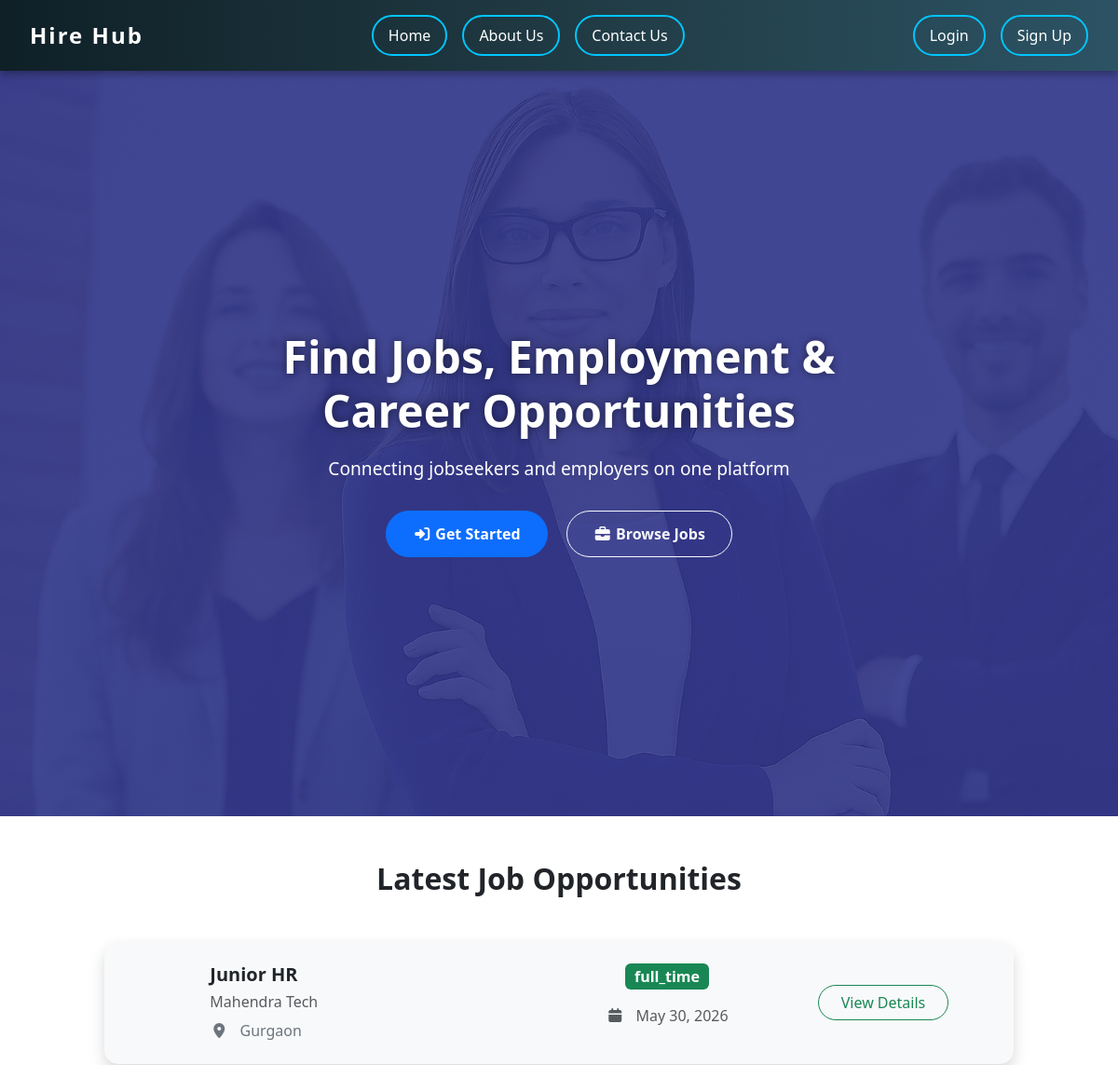
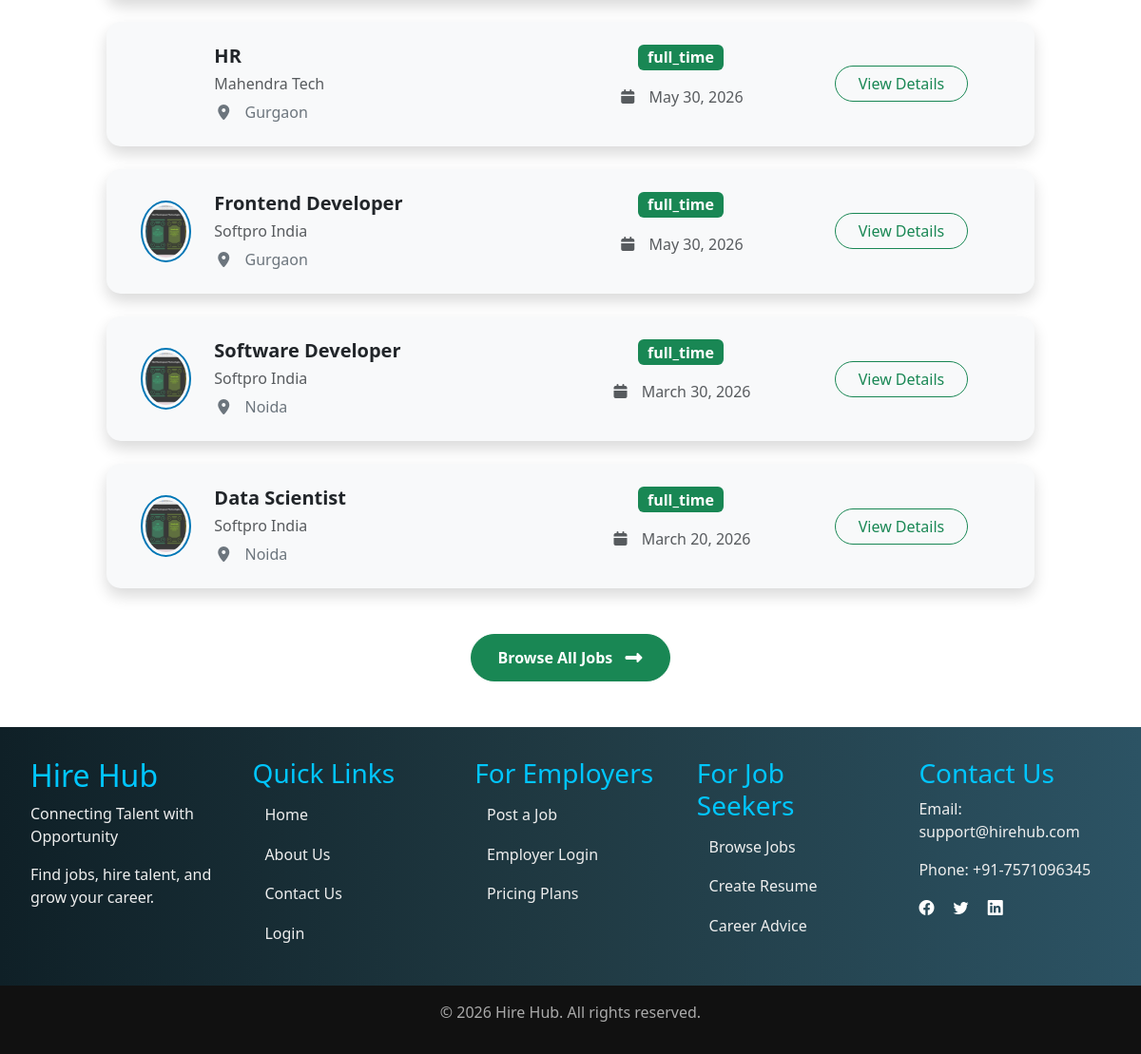
The page / on the database its author committed (2 pictures, top to bottom).
### mainapp/models.py (models this page shows, shortened)
class Job(models.Model):
    JOB_TYPE_CHOICES = (
        ('full_time', 'Full Time'),
        ('part_time', 'Part Time'),
        ('internship', 'Internship'),
        ('contract', 'Contract'),
    )
    employer = models.ForeignKey(Employer,on_delete=models.CASCADE,related_name="jobs")
    company = models.ForeignKey(Company, on_delete=models.CASCADE, related_name="jobs")
    category = models.ForeignKey(JobCategory, on_delete=models.CASCADE, related_name="jobs",null=True)
    title = models.CharField(max_length=200)
    description = models.TextField()
    job_type = models.CharField(max_length=20, choices=JOB_TYPE_CHOICES)
    salary = models.IntegerField(null=True, blank=True)
    location = models.CharField(max_length=200)
    skills_required = models.ManyToManyField(Skill, related_name="jobs")
    vacancy = models.IntegerField(default=1)
    deadline = models.DateField(null=True, blank=True)
    is_active = models.BooleanField(default=True)
    created_at = models.DateTimeField(auto_now_add=True)
    updated_at = models.DateTimeField(auto_now=True)

class Company(models.Model):
    company_name = models.CharField(max_length=200)
    contact_no = models.CharField(max_length=15)
    location = models.TextField()
    email = models.EmailField(null=True, blank=True)
    logo = models.ImageField(upload_to="company_logo/",blank=True,null=True)
    website = models.URLField(blank=True, null=True)
    industry = models.CharField(max_length=100 , help_text="Sector")
    established_at =models.DateField(null=True)
    details = models.TextField(null=True, blank=True, help_text="Company description")
    created_at = models.DateTimeField(auto_now_add=True)
    updated_at = models.DateTimeField(auto_now=True)

### mainapp/views.py (the view)
def index(request):
    newly_job = Job.objects.all().order_by('-created_at')[:5]
    for job in newly_job:
        if job.deadline < timezone.now().date():
            job.id_active = False
            job.save()
    userid = request.session.get('jsid') or request.session.get('empid')
    user = None
    if userid:
        obj = LoginInfo.objects.get(username=userid)
        if obj.usertype == "jobseeker":
            user = Jobseeker.objects.get(email=userid)
        elif obj.usertype == "employer":
            user = Employer.objects.get(email=userid)
    context = {
        'newly_job':newly_job,
        'user':user
    }
    return render(request, "mainapp/index.html",context)

### mainapp/templates/mainapp/index.html (shortened to what this page needs)
{% extends 'mainapp/base.html' %}
{% load static %}
{% block main %}
<div class="container-fluid p-0">
    <div class="row g-0">
        <section class="main1">
            <div class="overlay"></div>
            <div class="content">
                <h1>
                    Find Jobs, Employment & Career Opportunities
                </h1>
                <p>
                    Connecting jobseekers and employers on one platform
                </p>
                {% if request.user.is_authenticated %}
                    <a href="{% url 'jobseekerdash' %}"
                       class="btn btn-primary hero-btn me-3">
                        <i class="fa-solid fa-user"></i>
                        Dashboard
                    </a>
                {% else %}
                    <a href="{% url 'login' %}"
                       class="btn btn-primary hero-btn me-3">
                        <i class="fa-solid fa-right-to-bracket"></i>
                        Get Started
                    </a>
                {% endif %}
                <a href="{% url 'jobs' %}"
                   class="btn btn-outline-light hero-btn">
                    <i class="fa-solid fa-briefcase"></i>
                    Browse Jobs
                </a>
            </div>
        </section>
    </div>
</div>
<div class="row my-5">
    <div class="col-md-10 mx-auto">
        <h2 class="text-center fw-bold mb-5">
            Latest Job Opportunities
        </h2>
        {% for j in newly_job %}
        <div class="row job-card shadow px-4 py-4 mb-4 align-items-center animate-card">
            <div class="col-md-1 text-center mb-3 mb-md-0">
                {% if j.company.logo %}
                <img src="{{j.company.logo.url}}"
                     alt=""
                     class="img-fluid rounded-circle company-logo">
                {% endif %}
            </div>
            <div class="col-md-5">
                <h5 class="fw-bold text-dark">
                    {{j.title}}
                </h5>
                <h6 class="text-muted">
                    {{j.company.company_name}}
                </h6>
                <p class="text-secondary mb-0">
                    <i class="fa-solid fa-location-dot me-2"></i>
                    {{j.location}}
                </p>
            </div>
            <div class="col-md-3 text-center">
                <p>
                    <span class="badge bg-success fs-6">
                        {{j.job_type}}
                    </span>
                </p>
                <p class="text-muted">
                    <i class="fa-solid fa-calendar me-2"></i>
                    {{j.deadline}}
                </p>
            </div>
            <div class="col-md-3 text-center">
                <a href="{% url 'jobdetails' id=j.id %}"
                   class="btn btn-outline-success btn-hover rounded-pill px-4">
                    View Details
                </a>
            </div>
        </div>
        {% endfor %}
        <div class="text-center mt-5">
            <a href="{% url 'jobs' %}"
               class="btn btn-success btn-browse">
                Browse All Jobs
                <i class="fa-solid fa-right-long ms-2"></i>
            </a>
        </div>
    </div>
</div>
{% endblock %}

### mainapp/templates/mainapp/base.html (shortened to what this page needs)
{% load static %}
<!DOCTYPE html>
<html lang="en">
<head>
  <link rel="stylesheet" href="{% static 'mainapp/css/bootstrap.css' %}">
  <link rel="stylesheet" href="https://cdn.jsdelivr.net/npm/bootstrap-icons@1.13.1/font/bootstrap-icons.min.css">
  <link rel="stylesheet" href="https://cdnjs.cloudflare.com/ajax/libs/font-awesome/7.0.1/css/all.min.css" />
</head>
<body>
  <div class="container-fluid p-0 m-0">
      <div class="row">
        <nav class="navbar">
          <div class="logo">Hire Hub</div>
          <div class="nav-center">
            <a href="{% url 'index' %}">Home</a>
            <a href="{% url 'about' %}">About Us</a>
            <a href="{% url 'contact' %}">Contact Us</a>
          </div>
          <div class="nav-right">
            {% if user %}
            {% if user.user.employer %}
            <div class="dropdown"  style="z-index: 99999;">
              <button class="btn btn-secondary dropdown-toggle" type="button" data-bs-toggle="dropdown"
                aria-expanded="false">
                {% if user.picture %}
                <img src="{{user.picture.url}}" height="25px" width="25px" class="rounded-circle" alt="">
                {% else %}
                Na
                {% endif %}
                <span class="text-light fs-5 pe-3 fw-bold ps-2">{{user.first_name}}</span>
              </button>
              <ul class="dropdown-menu"  style="z-index: 99999 !important; background-color: rgb(42, 42, 85); margin: 10px;">
                <li><a class="dropdown-item" href="{% url 'empprofile' %}">Profile</a></li>
                <li><a class="dropdown-item" href="{% url 'viewjobs' %}">View posted Jobs</a></li>
                <li><a class="dropdown-item" href="{% url 'emplogout' %}">Logout</a></li>
              </ul>
            </div>
            {% elif user.user.jobseeker %}
            <div class="dropdown"  style=" background-color: rgb(42, 42, 85); margin: 10px;">
              <button class="btn btn-secondary dropdown-toggle" type="button" data-bs-toggle="dropdown"
                aria-expanded="false">
                 {% if user.picture %}
                <img src="{{user.picture.url}}" height="25px" width="25px" class="rounded-circle" alt="">
                {% else %}
                Na
                {% endif %}
                <span class="text-light fs-5 pe-3 fw-bold ps-2">{{user.first_name}}</span>
              </button>
              <ul class="dropdown-menu"  style="background-color:  rgb(42, 42, 85); margin: 10px;">
                <li><a class="dropdown-item" href="{% url 'jsprofile' %}">Profile</a></li>
                <li><a class="dropdown-item" href="{% url 'appliedjobs' %}">Applied jobs</a></li>
                <li><a class="dropdown-item" href="{% url 'logoutjobseeker' %}">Logout</a></li>
              </ul>
            </div>
            {% endif %}
            {% else %}
            <a href="{% url 'login' %}">Login</a>
            <a href="{% url 'register' %}">Sign Up</a>
            {% endif %}
          </div>
        </nav>
      </div>
    {% block main %}
    {% endblock %}
      <div class="row">
        <footer class="footer">
          <div class="footer-section company">
            <h2>Hire Hub</h2>
            <p>Connecting Talent with Opportunity</p>
            <p>Find jobs, hire talent, and grow your career.</p>
          </div>
          <div class="footer-section links">
            <h3>Quick Links</h3>
            <a href="{% url 'index' %}">Home</a>
            <a href="{% url 'about' %}">About Us</a>
            <a href="{% url 'contact' %}">Contact Us</a>
            <a href="{% url 'login' %}">Login</a>
          </div>
          <div class="footer-section employer">
            <h3>For Employers</h3>
            <a href="{% url 'postjob' %}">Post a Job</a>
            <a href="{% url 'login' %}">Employer Login</a>
            <a href="{% url 'index' %}">Pricing Plans</a>
          </div>
          <div class="footer-section seeker">
            <h3>For Job Seekers</h3>
            <a href="{% url 'jobs' %}">Browse Jobs</a>
            <a href="{% url 'index' %}">Create Resume</a>
            <a href="{% url 'index' %}">Career Advice</a>
          </div>
          <div class="contact ">
            <h3 style="color: #00c6ff;">Contact Us</h3>
            <p>Email: support@hirehub.com</p>
            <p>Phone: +91-7571096345</p>
            <div>
              <a href="#" class="text-white me-3"><i class="bi bi-facebook"></i></a>
              <a href="#" class="text-white me-3"><i class="bi bi-twitter"></i></a>
              <a href="#" class="text-white me-3"><i class="bi bi-linkedin"></i></a>
            </div>
          </div>
        </footer>
        <div class="footer-bottom">
          <p>© 2026 Hire Hub. All rights reserved.</p>
        </div>
      </div>
  </div>
  <link rel="stylesheet" href="https://cdn.jsdelivr.net/npm/bootstrap-icons@1.11.1/font/bootstrap-icons.css">
</body>
</html>

### mainapp/templates/mainapp/base.html (style rules this page uses)
.navbar { display: flex; justify-content: space-between; align-items: center; background: linear-gradient(90deg, #0f2027, #203a43, #2c5364); padding: 1rem 2rem; box-shadow: 0 4px 8px rgba(0, 0, 0, 0.3); position: sticky; top: 0; }
.logo { font-size: 1.5rem; font-weight: bold; color: #fff; letter-spacing: 2px; }
.nav-center { flex: 1; display: flex; justify-content: center; gap: 1rem; }
.nav-right { display: flex; gap: 1rem; }
.navbar a { text-decoration: none; border: 2px solid #00c6ff; color: #fff; padding: 0.5rem 1rem; border-radius: 25px; font-weight: 500; transition: all 0.3s ease; }
.footer { display: grid; grid-template-columns: repeat(5, 1fr); gap: 2rem; background: linear-gradient(90deg, #0f2027, #203a43, #2c5364); color: #eee; padding: 2rem; }
.footer-section h2, .footer-section h3 { color: #00c6ff; }
.footer-section a { display: block; text-decoration: none; color: #eee; padding: 0.4rem 0.8rem; margin: 0.3rem 0; transition: all 0s ease; }
.footer-bottom { text-align: center; background: #111; color: #aaa; padding: 1rem; }

### mainapp/templates/mainapp/index.html (style rules this page uses)
.main1 { position: relative; background-image: url('../../static/mainapp/image/homebg.png'); background-size: cover; background-position: center; background-repeat: no-repeat; height: 100vh; display: flex; align-items: center; justify-content: center; color: white; text-align: center; overflow: hidden; z-index: -1; }
.overlay { position: absolute; top: 0; left: 0; width: 100%; height: 100%; background: rgba(39, 75, 121, 0.5); z-index: 1; }
.content { position: relative; z-index: 2; max-width: 800px; padding: 20px; animation: fadeIn 1.2s ease; }
.content h1 { font-size: 3rem; font-weight: bold; margin-bottom: 20px; text-shadow: 0 0 10px rgba(0,0,0,0.5); }
.content p { font-size: 1.2rem; margin-bottom: 30px; }
.hero-btn { padding: 12px 28px; border-radius: 30px; font-size: 1rem; font-weight: 600; transition: all 0.3s ease; }
.job-card { border-radius: 15px; transition: transform 0.3s ease, box-shadow 0.3s ease; background: #f8f9fa; overflow: hidden; }
.company-logo { width: 65px; height: 65px; border: 2px solid #0077b6; padding: 3px; object-fit: cover; transition: transform 0.3s ease; }
.btn-browse { font-weight: bold; border-radius: 25px; padding: 12px 28px; transition: all 0.3s ease; }
.animate-card { animation: fadeInUp 0.8s ease-in-out; }
body { overflow-x: hidden; }
.container-fluid { padding-left: 0 !important; padding-right: 0 !important; }
.row { margin-left: 0 !important; margin-right: 0 !important; }
.main1 { width: 100vw; margin: 0; padding: 0; }

### rows shown on the page
Job: title "Junior HR", company.company_name "Mahendra Tech", location "Gurgaon", job_type "full_time", deadline "May 30, 2026"
Job: title "HR", company.company_name "Mahendra Tech", location "Gurgaon", job_type "full_time", deadline "May 30, 2026"
Job: company.logo (picture), title "Frontend Developer", company.company_name "Softpro India", location "Gurgaon", job_type "full_time", deadline "May 30, 2026"
Job: company.logo (picture), title "Software Developer", company.company_name "Softpro India", location "Noida", job_type "full_time", deadline "March 30, 2026"
Job: company.logo (picture), title "Data Scientist", company.company_name "Softpro India", location "Noida", job_type "full_time", deadline "March 20, 2026"
